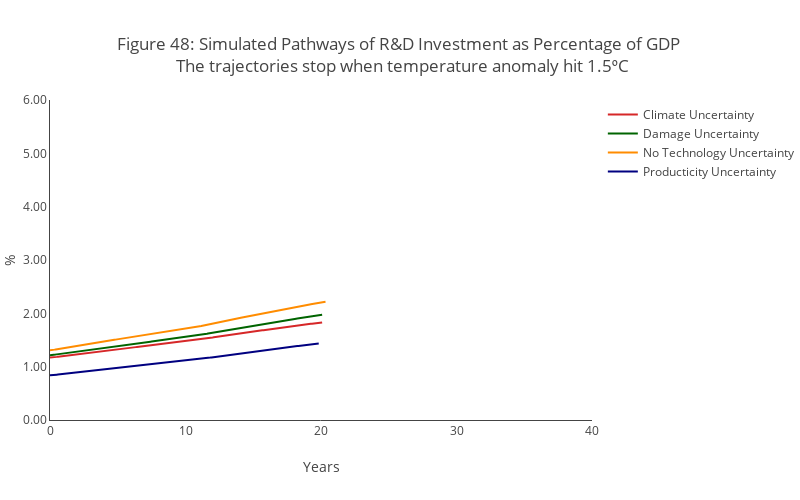

Notebook source saved alongside this figure:
### Markdown cell above
# 14 No Technology Uncertainty

### Code cell
from src.plot import plot_simulatedpath_uncer_decomp2_notech, plot_climatehist_notech, plot_gammahist_notech
 
graph_title = """Figure 48: Simulated Pathways of R&D Investment as Percentage of GDP <br> The trajectories stop when temperature anomaly hit 1.5ᵒC """
plot_simulatedpath_uncer_decomp2_notech(graph_type="RD_Plot", graph_title = graph_title, yaxis_label="%", graph_range=[0,6], before15=True)

### Figure 1 — Plotly figure (JSON) as saved in the notebook; plotly's stock layout.template omitted (floating-point values rounded to 4 significant figures; data arrays with more than 128 entries replaced by an {"elided": "..."} marker saying what was removed)
{"data": [{"line": {"color": "#d62728"}, "name": "Climate Uncertainty", "showlegend": true, "type": "scatter", "visible": true, "x": {"elided": "242 float values"}, "y": {"elided": "242 float values"}}, {"line": {"color": "darkgreen"}, "name": "Damage Uncertainty", "showlegend": true, "type": "scatter", "visible": true, "x": {"elided": "242 float values"}, "y": {"elided": "242 float values"}}, {"line": {"color": "darkorange"}, "name": "No Technology Uncertainty", "showlegend": true, "type": "scatter", "visible": true, "x": {"elided": "245 float values"}, "y": {"elided": "245 float values"}}, {"line": {"color": "navy"}, "name": "Producticity Uncertainty", "showlegend": true, "type": "scatter", "visible": true, "x": {"elided": "239 float values"}, "y": {"elided": "239 float values"}}], "layout": {"barmode": "overlay", "height": 500, "margin": {"l": 50, "r": 0}, "plot_bgcolor": "white", "title": {"text": "Figure 48: Simulated Pathways of R&D Investment as Percentage of GDP <br> The trajectories stop when temperature anomaly hit 1.5ᵒC "}, "width": 800, "xaxis": {"range": [0, 40], "showgrid": false, "showline": true, "title": {"text": "Years"}}, "yaxis": {"range": [0, 6], "showgrid": false, "showline": true, "tickformat": ".2f", "title": {"text": "%"}}}}
